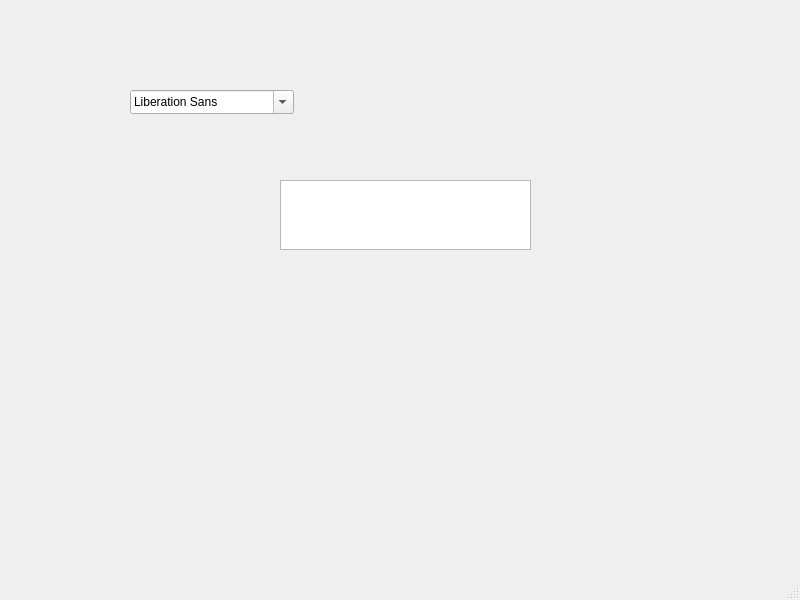
<?xml version="1.0" encoding="UTF-8"?>
<ui version="4.0">
 <class>MainWindow</class>
 <widget class="QMainWindow" name="MainWindow">
  <property name="windowModality">
   <enum>Qt::WindowModality::NonModal</enum>
  </property>
  <property name="geometry">
   <rect>
    <x>0</x>
    <y>0</y>
    <width>800</width>
    <height>600</height>
   </rect>
  </property>
  <property name="windowTitle">
   <string>MainWindow</string>
  </property>
  <property name="documentMode">
   <bool>false</bool>
  </property>
  <widget class="QWidget" name="centralwidget">
   <widget class="QTextEdit" name="textEdit">
    <property name="geometry">
     <rect>
      <x>280</x>
      <y>180</y>
      <width>251</width>
      <height>70</height>
     </rect>
    </property>
   </widget>
   <widget class="QFontComboBox" name="fontComboBox">
    <property name="geometry">
     <rect>
      <x>130</x>
      <y>90</y>
      <width>164</width>
      <height>24</height>
     </rect>
    </property>
   </widget>
  </widget>
  <widget class="QMenuBar" name="menubar">
   <property name="geometry">
    <rect>
     <x>0</x>
     <y>0</y>
     <width>800</width>
     <height>21</height>
    </rect>
   </property>
  </widget>
  <widget class="QStatusBar" name="statusbar"/>
 </widget>
 <resources/>
 <connections/>
</ui>
